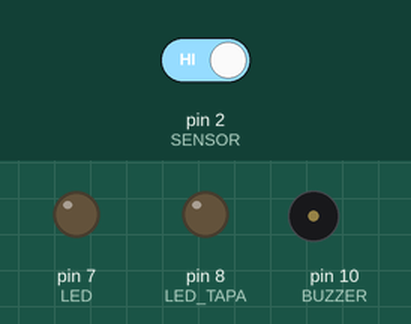
This sketch was run on a simulated Arduino Uno, built with avr-gcc and run on an emulated ATmega328P. On the bench: output pins drawn as LEDs (lit = HIGH), buzzer (waves = sounding). The test bench sets the inputs (shaded band); at power-on: pin 2 (SENSOR) HIGH.

Above: at 1.2 s.
1.3 s: pin 2 (SENSOR) driven LOW
At 2.2 s:
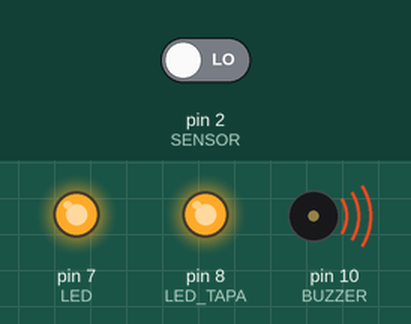
2.8 s: pin 2 (SENSOR) driven HIGH
At 3.4 s:
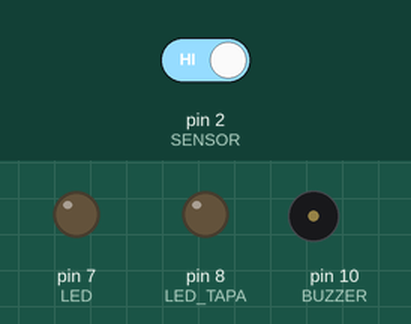
Timing chart, 0 to 5.8 s (numbered marks = the images above; inputs shaded):
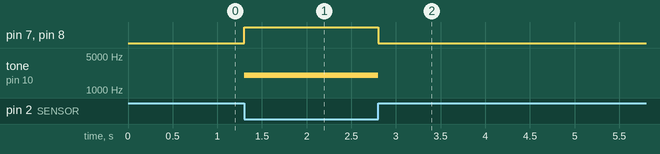

Measured:
- after the input at 1.3 s, pin 7 (LED), pin 8 (LED_TAPA): LOW → HIGH at once; tone on pin 10 (BUZZER): silent → 2000 Hz at once
- after the input at 2.8 s, pin 7 (LED), pin 8 (LED_TAPA): HIGH → LOW at once; tone on pin 10 (BUZZER): 2000 Hz → silent at once

The sketch:

sistema_reciclaje.ino
```cpp
const int SENSOR = 2;
const int LED = 7;
const int LED_TAPA = 8;
const int BUZZER = 10;

void setup() {
  pinMode(SENSOR, INPUT_PULLUP);
  pinMode(LED, OUTPUT);
  pinMode(LED_TAPA, OUTPUT);
  pinMode(BUZZER, OUTPUT);
}

void loop() {
  int estadoSensor = digitalRead(SENSOR);

  if (estadoSensor == LOW) {
    digitalWrite(LED, HIGH);
    digitalWrite(LED_TAPA, HIGH);
    tone(BUZZER, 2000);
  } else {
    digitalWrite(LED, LOW);
    digitalWrite(LED_TAPA, LOW);
    noTone(BUZZER);
  }
}
```
